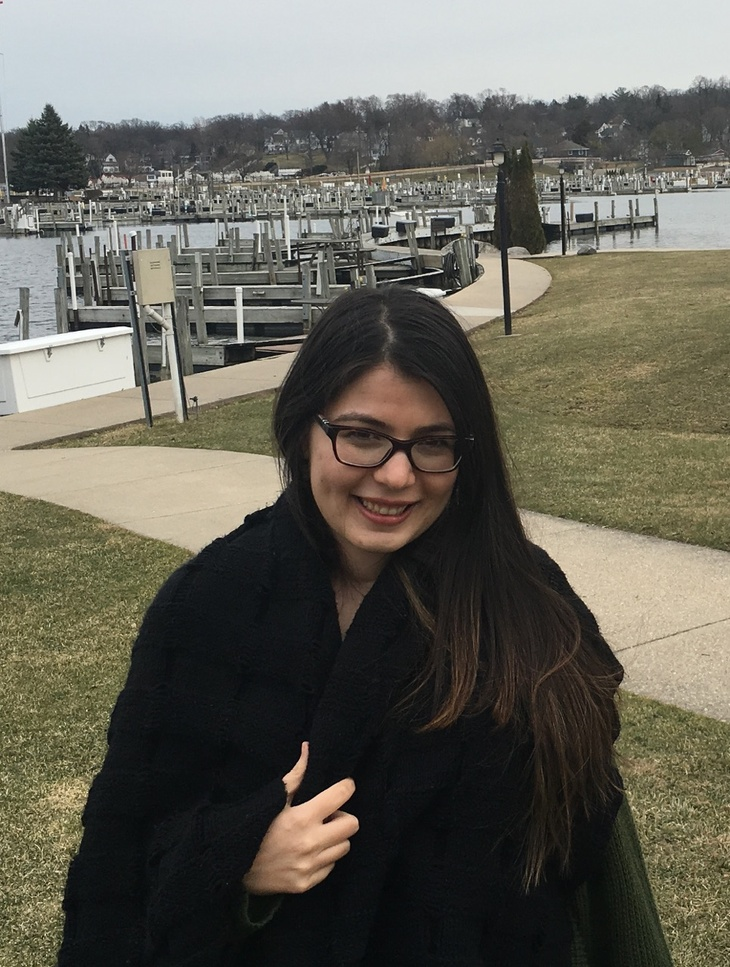
#> input picture neri.jpeg, 730 x 967 px, shrunk from 966 x 1280 before the run
$ python fft-example.py
#> lines starting #> are read from the running program, lines starting #| are printed output that depends on the picture
import numpy as np
import matplotlib.pyplot as plt
from imageio import imread
import math
import sys
import os


im = imread("neri.jpeg", as_gray=True)
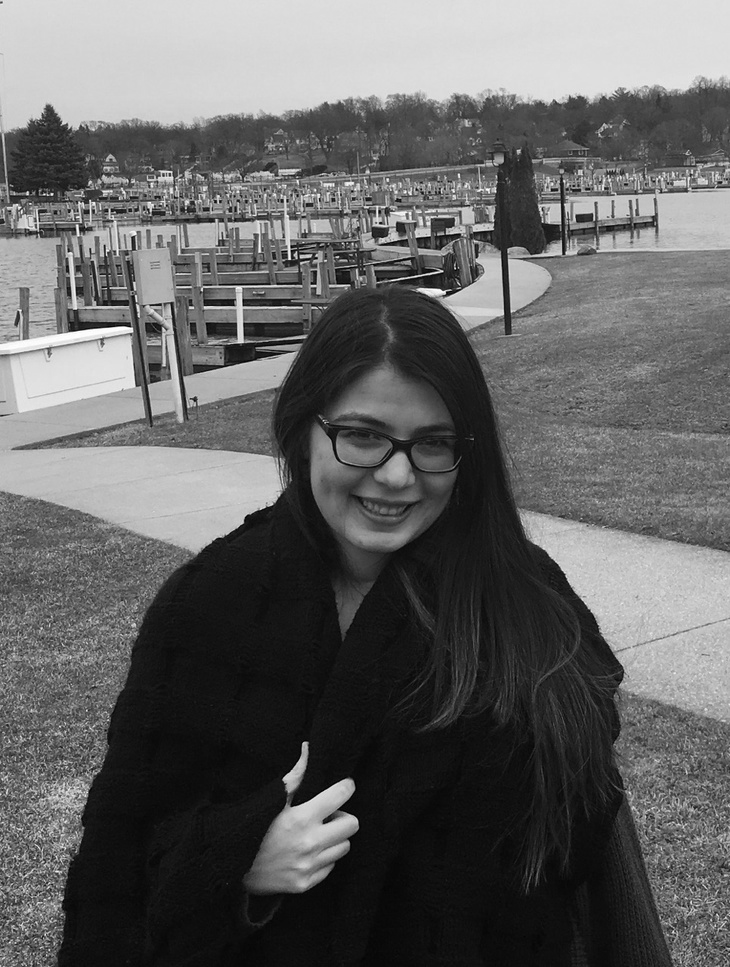
#> im: shape (967, 730) float32; min 0, max 254.8, mean 98.9
trans = np.fft.fft2(im)
plt.imshow(np.log10(abs(trans)));
plt.show()
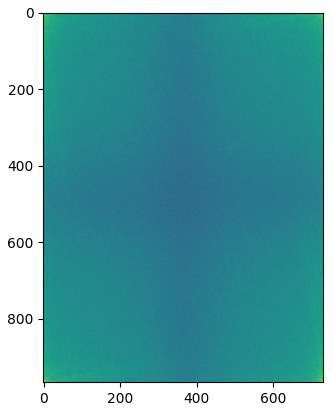
#> figure drawn by matplotlib, 1 panel

neri = np.fft.ifft2(trans)
plt.imshow(abs(neri));
plt.show()
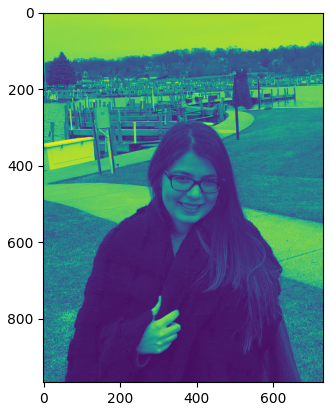
#> figure drawn by matplotlib, 1 panel

sys.exit()
#> (the program exits here)
